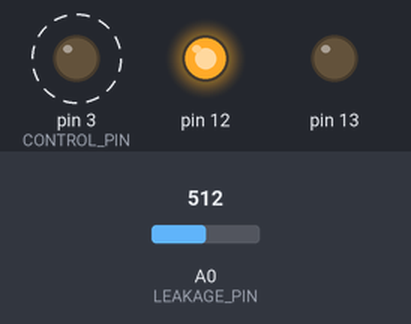
A sketch run on a simulated Arduino Uno, built with avr-gcc and run on an emulated ATmega328P. Shown: output pins drawn as LEDs (lit = HIGH). Dashed ring = blinking. The test bench sets the inputs (shaded band); at power-on: A0 (LEAKAGE_PIN) = 512. WiFi joins after 1.5 s; servers stay silent unless stated; what the sketch prints to the serial monitor is not drawn.

Above: at 2.0 s.
3.1 s: A0 (LEAKAGE_PIN) set to 588
7.4 s: A0 (LEAKAGE_PIN) set to 618
At 8.2 s:
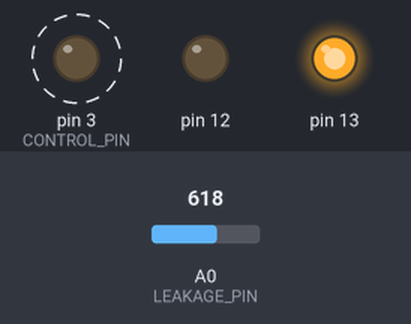
11.1 s: A0 (LEAKAGE_PIN) set to 981
14.6 s: A0 (LEAKAGE_PIN) set to 1015
At 15.9 s:
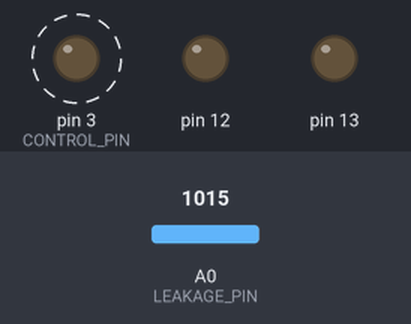
18.9 s: A0 (LEAKAGE_PIN) set to 990
At 20.3 s:
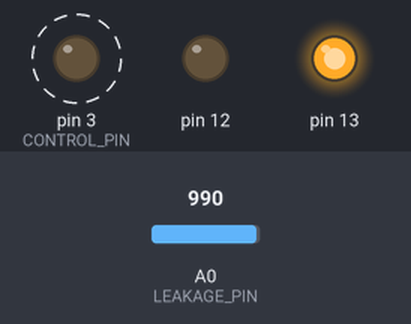
23.2 s: A0 (LEAKAGE_PIN) set to 1010
At 24.5 s:
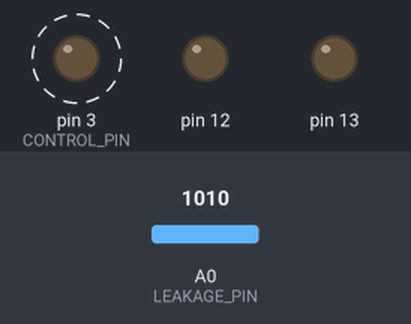
Timing chart, 0 to 28.5 s (numbered marks = the images above; inputs shaded):
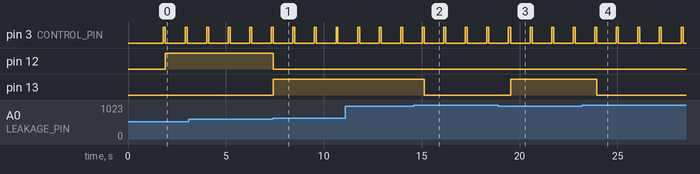

The sketch:

water_leakage_detection.ino
```cpp
#define BLYNK_PRINT Serial
#include <BlynkSimpleStream.h>

char auth[] = "IfcjqR6kJIqZdVMoXKJwS_j8BktgYC57";  // Replace with your Blynk Auth Token

int LEAKAGE_PIN = A0; // Analog pin to read voltage
int CONTROL_PIN = 3;  // Digital pin to send current
int THRESHOLD = 1000;
bool flag = false;
unsigned long start = 0;
float firstval = 0.0;
int l = 0;

void setup() {
    Serial.begin(9600);  // Start Serial communication for USB
    Blynk.begin(Serial, auth);  // Connect to Blynk using USB

    pinMode(CONTROL_PIN, OUTPUT);
    pinMode(LEAKAGE_PIN, INPUT);
    pinMode(13, OUTPUT);
    pinMode(12, OUTPUT);

    digitalWrite(CONTROL_PIN, LOW);
    Serial.println("Leakage Detection System Initialized.");
    Serial.println("Waiting for sensor readings...");
}

void loop() {
    Blynk.run();  // Run Blynk

    // Send current and read sensor data
    digitalWrite(CONTROL_PIN, HIGH);
    delay(100);
    float sensorValue = analogRead(LEAKAGE_PIN);
    Serial.print("Sensor Voltage: ");
    Serial.println(sensorValue);

    if (sensorValue < THRESHOLD) {
        if (!flag) {
            flag = true;
            start = micros();
            Serial.println("🚨 Leakage Detected!");
            Blynk.logEvent("leak_alert", "🚨 Leakage Detected! Check immediately.");
        }

        if (l == 0) {
            firstval = micros() - start;
        }

        Serial.print("Duration: ");
        Serial.print((micros() - start) / 1000000);
        Serial.println(" seconds");

        if (sensorValue > 600) {
            digitalWrite(13, HIGH);
            digitalWrite(12, LOW);
        } else {
            digitalWrite(12, HIGH);
            digitalWrite(13, LOW);
        }

        Blynk.virtualWrite(V0, sensorValue);  // Send data to Blynk

    } else {
        Serial.println("No Leakage Detected");
        digitalWrite(13, LOW);
        digitalWrite(12, LOW);
        flag = false;
    }

    digitalWrite(CONTROL_PIN, LOW);
    delay(1000);
}
```

Measured:
- the behaviour switches between 600 and 601 on A0 (LEAKAGE_PIN) (found by bisection; images 0 and 1)
- the behaviour switches between 999 and 1000 on A0 (LEAKAGE_PIN) (found by bisection; images 1 and 2)
- after the input at 7.4 s, pin 12: HIGH → LOW at once; pin 13: LOW → HIGH at once
- after the input at 14.6 s, pin 13: HIGH → LOW after 0.53 s
- after the input at 18.9 s, pin 13: LOW → HIGH after 0.64 s
- after the input at 23.2 s, pin 13: HIGH → LOW after 0.74 s
- by itself, pin 3 (CONTROL_PIN): alternates HIGH for 0.10 s and LOW for 1.0 s
